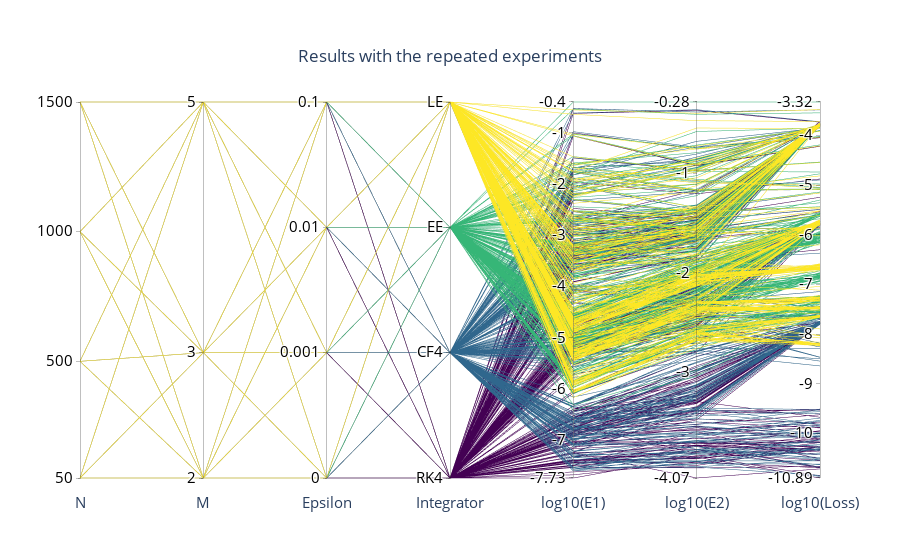

The notebook cell this image was saved under:
### Code cell
import plotly.graph_objects as go

ticksE1, ticksE2, ticksLoss = setTickValues(dataset)

fig = go.Figure(data=go.Parcoords(line = dict(color=dataset["Integrator"]),
                              dimensions = list([
                              dict(label = "N", values = dataset['N'], tickvals = [50,500,1000,1500]),
                              dict(label = 'M', values = dataset['M'], tickvals = [2,3,5]),
                              dict(label = 'Epsilon', values = dataset["Epsilon"],
                                   tickvals = [-4,-3,-2,-1],
                                   ticktext = ["0","0.001","0.01","0.1"]),
                              dict(label = "Integrator", values = dataset["Integrator"],
                                   tickvals = [0,1,2,3],
                                   ticktext = ["RK4", "CF4", "EE", "LE"]),
                              dict(label = 'log10(E1)', values = (dataset['E1']), tickvals = ticksE1),
                              dict(label = 'log10(E2)', values = (dataset['E2']), tickvals = ticksE2 ),
                              dict(label = 'log10(Loss)', values = (dataset['Training Loss']), tickvals = ticksLoss )
                          ])
                          )
                              )
fig = fig.update_layout(
    title=dict(text = "Results with the repeated experiments", x=.5, xanchor="center", yanchor= "top")
)
fig = fig.update_traces(tickfont_size=15, labelfont_size = 15, 
                    tickfont_color = "black", selector=dict(type='parcoords'),
                    labelside = "bottom")
fig.show()

### Figure 1 — Plotly figure (JSON) as saved in the notebook; plotly's stock layout.template omitted (floating-point values rounded to 4 significant figures; data arrays with more than 128 entries replaced by an {"elided": "..."} marker saying what was removed)
{"data": [{"dimensions": [{"label": "N", "tickvals": [50, 500, 1000, 1500], "values": {"elided": "960 int values"}}, {"label": "M", "tickvals": [2, 3, 5], "values": {"elided": "960 int values"}}, {"label": "Epsilon", "ticktext": ["0", "0.001", "0.01", "0.1"], "tickvals": [-4, -3, -2, -1], "values": {"elided": "960 int values"}}, {"label": "Integrator", "ticktext": ["RK4", "CF4", "EE", "LE"], "tickvals": [0, 1, 2, 3], "values": {"elided": "960 int values"}}, {"label": "log10(E1)", "tickvals": [-7.73, -7, -6, -5, -4, -3, -2, -1, -0.4], "values": {"elided": "960 float values"}}, {"label": "log10(E2)", "tickvals": [-4.07, -3, -2, -1, -0.28], "values": {"elided": "960 float values"}}, {"label": "log10(Loss)", "tickvals": [-10.89, -10, -9, -8, -7, -6, -5, -4, -3.32], "values": {"elided": "960 float values"}}], "labelfont": {"size": 15}, "labelside": "bottom", "line": {"color": {"elided": "960 int values"}}, "tickfont": {"color": "black", "size": 15}, "type": "parcoords"}], "layout": {"title": {"text": "Results with the repeated experiments", "x": 0.5, "xanchor": "center", "yanchor": "top"}}}
